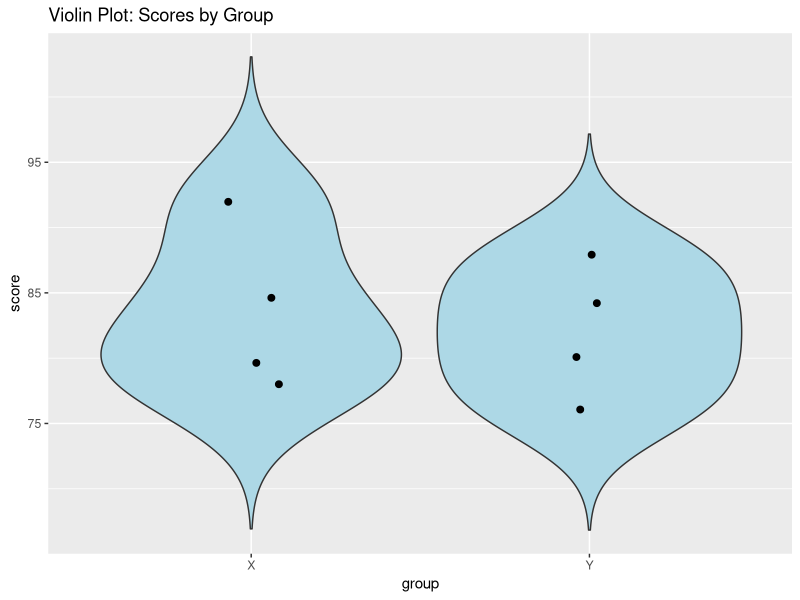

Generate this figure with R:
library(ggplot2)

group <- c(rep("X", 4), rep("Y", 4))
score <- c(80, 85, 78, 92, 88, 76, 80, 84)
data <- data.frame(group, score)

ggplot(data, aes(x = group, y = score)) + 
  geom_violin(trim = FALSE, fill = "lightblue") + 
  geom_jitter(width = 0.1, size = 2) +
  ggtitle("Violin Plot: Scores by Group")
